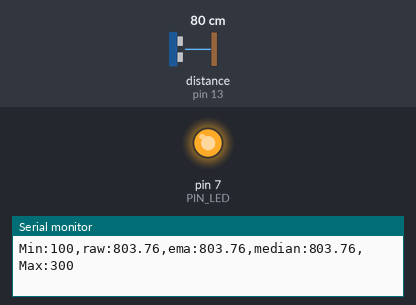
This sketch was run on a simulated Arduino Uno, built with avr-gcc and run on an emulated ATmega328P. Shown: output pins drawn as LEDs (lit = HIGH), the last lines printed to the serial monitor. Wiring (inferred from the names in the program): ultrasonic range finder: trigger pin 12; echo pin 13. The test bench sets the inputs (shaded band); at power-on: distance to the obstacle (sensor on pin 13) 80 cm. The echo pulse lasts 58.3 µs per cm; pins used as bus, display or sensor lines are not drawn.

Above: at 1.2 s.
1.3 s: distance to the obstacle (sensor on pin 13) set to 18 cm
At 2.5 s:
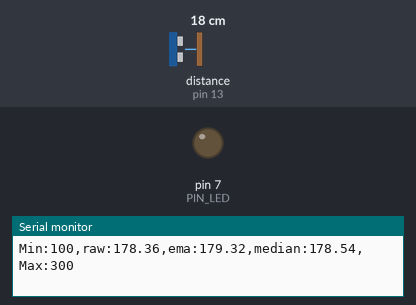
2.8 s: distance to the obstacle (sensor on pin 13) set to 2 cm
At 3.8 s:
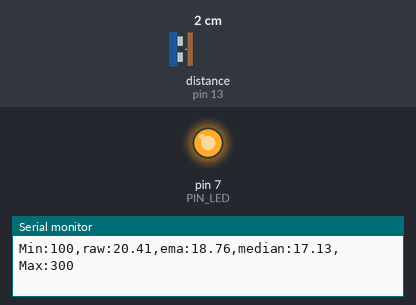
Timing chart, 0 to 5.8 s (numbered marks = the images above; inputs shaded):
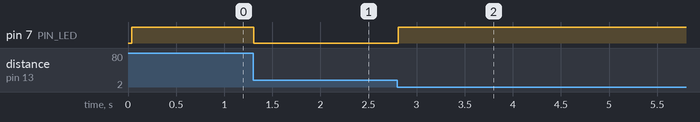

Measured:
- after the input at 1.3 s, pin 7 (PIN_LED): HIGH → LOW at once
- after the input at 2.8 s, pin 7 (PIN_LED): LOW → HIGH at once

The sketch:

ehwjsrhkwp3.ino
```cpp
// Arduino pin assignment
#define PIN_LED  7
#define PIN_TRIG 12
#define PIN_ECHO 13

// configurable parameters
#define SND_VEL 346.0     // sound velocity at 24 celsius degree (unit: m/sec)
#define INTERVAL 25       // sampling interval (unit: msec)
#define PULSE_DURATION 10 // ultra-sound Pulse Duration (unit: usec)
#define _DIST_MIN 100     // minimum distance to be measured (unit: mm)
#define _DIST_MAX 300     // maximum distance to be measured (unit: mm)

#define TIMEOUT ((INTERVAL / 2) * 1000.0) // maximum echo waiting time (unit: usec)
#define SCALE (0.001 * 0.5 * SND_VEL)     // coefficent to convert duration to distance

#define _EMA_ALPHA 0.5    // EMA weight of new sample (range: 0 to 1)
                          // Setting EMA to 1 effectively disables EMA filter.
#define Sample_N 30 // set N var


// global variables
unsigned long last_sampling_time;   // unit: msec
float dist_prev;        // Distance last-measured
float dist_ema;                     // EMA distance
float ema_temp;

float dist_median;

float med_arr[Sample_N];
float sorted_arr[Sample_N];
float copied_arr[Sample_N];
int arrCounter = 0;
float Biggest = 0;
int varForIndex;

void setup() {
  // initialize GPIO pins
  pinMode(PIN_LED,OUTPUT);
  pinMode(PIN_TRIG,OUTPUT);
  pinMode(PIN_ECHO,INPUT);
  digitalWrite(PIN_TRIG, LOW);

  // initialize serial port
  Serial.begin(57600);
}

void loop() {
  float dist_raw, dist_filtered;
  Biggest = 0;
  // wait until next sampling time.
  // millis() returns the number of milliseconds since the program started.
  // will overflow after 50 days.
  if (millis() < last_sampling_time + INTERVAL)
    return;

  // get a distance reading from the USS
  dist_raw = USS_measure(PIN_TRIG,PIN_ECHO);
  if(arrCounter < Sample_N){
    med_arr[arrCounter] = dist_raw;
    arrCounter+=1;
  }else if(arrCounter == Sample_N){
    arrCounter = 0;
    med_arr[arrCounter] = dist_raw;
    arrCounter+=1;
  }

  for(int i=0;i<Sample_N;i++){
    copied_arr[i] = med_arr[i];
  }

  for(int l = 0;l<Sample_N;l++)
  {
    Biggest = 0;
    for(int i = 0;i<Sample_N;i++){
      if(Biggest < copied_arr[i]){
        Biggest = copied_arr[i];
        varForIndex = i;
      }
    }
    sorted_arr[l] = Biggest;
    copied_arr[varForIndex] = 0;
  }

  dist_median = sorted_arr[round(Sample_N/2)];

  ema_temp = dist_ema;
  dist_ema = (ema_temp*_EMA_ALPHA)+(dist_raw*_EMA_ALPHA);

  // output the distance to the serial port
  Serial.print("Min:");   Serial.print(_DIST_MIN);
  Serial.print(",raw:"); Serial.print(dist_raw );
  Serial.print(",ema:");  Serial.print(dist_ema );
  Serial.print(",median:");  Serial.print(dist_median );
  Serial.print(",Max:");  Serial.print(_DIST_MAX);
  Serial.println("");

  // do something here
  if ((dist_raw < _DIST_MIN) || (dist_raw > _DIST_MAX))
    digitalWrite(PIN_LED, 1);       // LED OFF
  else
    digitalWrite(PIN_LED, 0);       // LED ON

  // update last sampling time
  last_sampling_time += INTERVAL;
}

// get a distance reading from USS. return value is in millimeter.
float USS_measure(int TRIG, int ECHO)
{
  digitalWrite(TRIG, HIGH);
  delayMicroseconds(PULSE_DURATION);
  digitalWrite(TRIG, LOW);

  return pulseIn(ECHO, HIGH, TIMEOUT) * SCALE; // unit: mm

  // Pulse duration to distance conversion example (target distance = 17.3m)
  // - pulseIn(ECHO, HIGH, timeout) returns microseconds (음파의 왕복 시간)
  // - 편도 거리 = (pulseIn() / 1,000,000) * SND_VEL / 2 (미터 단위)
  //   mm 단위로 하려면 * 1,000이 필요 ==>  SCALE = 0.001 * 0.5 * SND_VEL
  //
  // - 예, pusseIn()이 100,000 이면 (= 0.1초, 왕복 거리 34.6m)
  //        = 100,000 micro*sec * 0.001 milli/micro * 0.5 * 346 meter/sec
  //        = 100,000 * 0.001 * 0.5 * 346
  //        = 17,300 mm  ==> 17.3m
}
```
